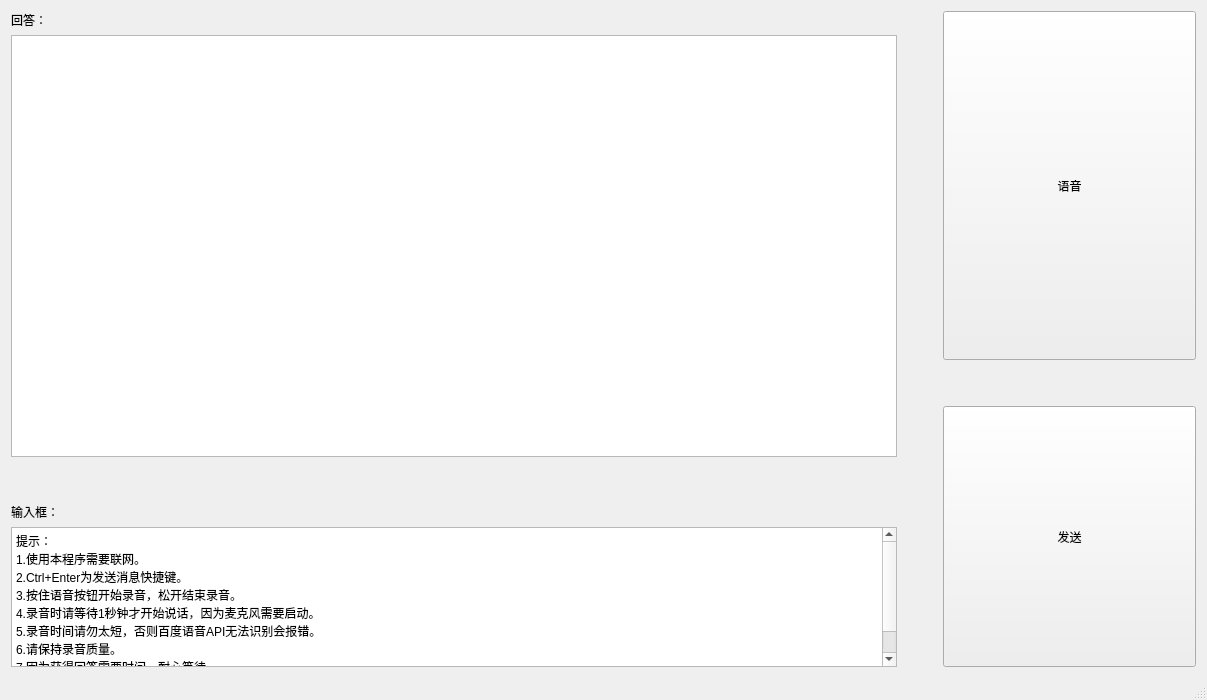
<?xml version="1.0" encoding="UTF-8"?>
<ui version="4.0">
 <class>MainWindow</class>
 <widget class="QMainWindow" name="MainWindow">
  <property name="geometry">
   <rect>
    <x>0</x>
    <y>0</y>
    <width>1207</width>
    <height>700</height>
   </rect>
  </property>
  <property name="windowTitle">
   <string>MainWindow</string>
  </property>
  <widget class="QWidget" name="centralWidget">
   <layout class="QHBoxLayout" name="horizontalLayout_2">
    <item>
     <layout class="QHBoxLayout" name="horizontalLayout" stretch="7,0,2">
      <item>
       <layout class="QVBoxLayout" name="verticalLayout" stretch="0,6,0,0,2">
        <item>
         <widget class="QLabel" name="label_2">
          <property name="text">
           <string>回答：</string>
          </property>
         </widget>
        </item>
        <item>
         <widget class="QTextEdit" name="OutputTextEdit"/>
        </item>
        <item>
         <spacer name="verticalSpacer">
          <property name="orientation">
           <enum>Qt::Vertical</enum>
          </property>
          <property name="sizeHint" stdset="0">
           <size>
            <width>20</width>
            <height>40</height>
           </size>
          </property>
         </spacer>
        </item>
        <item>
         <widget class="QLabel" name="label">
          <property name="text">
           <string>输入框：</string>
          </property>
         </widget>
        </item>
        <item>
         <widget class="QTextEdit" name="InputTextEdit">
          <property name="html">
           <string>&lt;!DOCTYPE HTML PUBLIC &quot;-//W3C//DTD HTML 4.0//EN&quot; &quot;http://www.w3.org/TR/REC-html40/strict.dtd&quot;&gt;
&lt;html&gt;&lt;head&gt;&lt;meta name=&quot;qrichtext&quot; content=&quot;1&quot; /&gt;&lt;style type=&quot;text/css&quot;&gt;
p, li { white-space: pre-wrap; }
&lt;/style&gt;&lt;/head&gt;&lt;body style=&quot; font-family:'SimSun'; font-size:9pt; font-weight:400; font-style:normal;&quot;&gt;
&lt;p style=&quot; margin-top:0px; margin-bottom:0px; margin-left:0px; margin-right:0px; -qt-block-indent:0; text-indent:0px;&quot;&gt;提示：&lt;/p&gt;
&lt;p style=&quot; margin-top:0px; margin-bottom:0px; margin-left:0px; margin-right:0px; -qt-block-indent:0; text-indent:0px;&quot;&gt;1.使用本程序需要联网。&lt;/p&gt;
&lt;p style=&quot; margin-top:0px; margin-bottom:0px; margin-left:0px; margin-right:0px; -qt-block-indent:0; text-indent:0px;&quot;&gt;2.Ctrl+Enter为发送消息快捷键。&lt;/p&gt;
&lt;p style=&quot; margin-top:0px; margin-bottom:0px; margin-left:0px; margin-right:0px; -qt-block-indent:0; text-indent:0px;&quot;&gt;3.按住语音按钮开始录音，松开结束录音。&lt;/p&gt;
&lt;p style=&quot; margin-top:0px; margin-bottom:0px; margin-left:0px; margin-right:0px; -qt-block-indent:0; text-indent:0px;&quot;&gt;4.录音时请等待1秒钟才开始说话，因为麦克风需要启动。&lt;/p&gt;
&lt;p style=&quot; margin-top:0px; margin-bottom:0px; margin-left:0px; margin-right:0px; -qt-block-indent:0; text-indent:0px;&quot;&gt;5.录音时间请勿太短，否则百度语音API无法识别会报错。&lt;/p&gt;
&lt;p style=&quot; margin-top:0px; margin-bottom:0px; margin-left:0px; margin-right:0px; -qt-block-indent:0; text-indent:0px;&quot;&gt;6.请保持录音质量。&lt;/p&gt;
&lt;p style=&quot; margin-top:0px; margin-bottom:0px; margin-left:0px; margin-right:0px; -qt-block-indent:0; text-indent:0px;&quot;&gt;7.因为获得回答需要时间，耐心等待。&lt;/p&gt;
&lt;p style=&quot; margin-top:0px; margin-bottom:0px; margin-left:0px; margin-right:0px; -qt-block-indent:0; text-indent:0px;&quot;&gt;8.&lt;span style=&quot; font-weight:600;&quot;&gt;获取的回答无法预知，本程序所有回答不代表个人立场！！！&lt;/span&gt;&lt;/p&gt;&lt;/body&gt;&lt;/html&gt;</string>
          </property>
         </widget>
        </item>
       </layout>
      </item>
      <item>
       <spacer name="horizontalSpacer">
        <property name="orientation">
         <enum>Qt::Horizontal</enum>
        </property>
        <property name="sizeHint" stdset="0">
         <size>
          <width>40</width>
          <height>20</height>
         </size>
        </property>
       </spacer>
      </item>
      <item>
       <layout class="QVBoxLayout" name="verticalLayout_3" stretch="4,0,3">
        <item>
         <widget class="QPushButton" name="VoiceBtn">
          <property name="sizePolicy">
           <sizepolicy hsizetype="Minimum" vsizetype="Preferred">
            <horstretch>0</horstretch>
            <verstretch>0</verstretch>
           </sizepolicy>
          </property>
          <property name="text">
           <string>语音</string>
          </property>
         </widget>
        </item>
        <item>
         <spacer name="verticalSpacer_2">
          <property name="orientation">
           <enum>Qt::Vertical</enum>
          </property>
          <property name="sizeHint" stdset="0">
           <size>
            <width>20</width>
            <height>40</height>
           </size>
          </property>
         </spacer>
        </item>
        <item>
         <widget class="QPushButton" name="SendBtn">
          <property name="sizePolicy">
           <sizepolicy hsizetype="Minimum" vsizetype="Preferred">
            <horstretch>0</horstretch>
            <verstretch>0</verstretch>
           </sizepolicy>
          </property>
          <property name="text">
           <string>发送</string>
          </property>
          <property name="shortcut">
           <string>Ctrl+Return</string>
          </property>
         </widget>
        </item>
       </layout>
      </item>
     </layout>
    </item>
   </layout>
  </widget>
  <widget class="QStatusBar" name="statusBar"/>
 </widget>
 <layoutdefault spacing="6" margin="11"/>
 <resources/>
 <connections/>
</ui>
